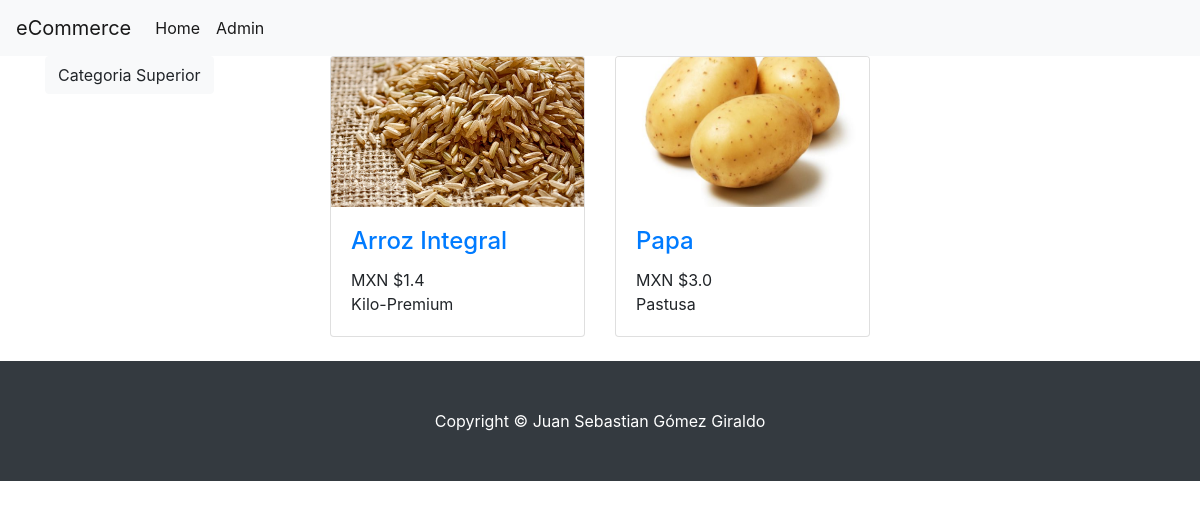
Page /2 on the earlier database version.
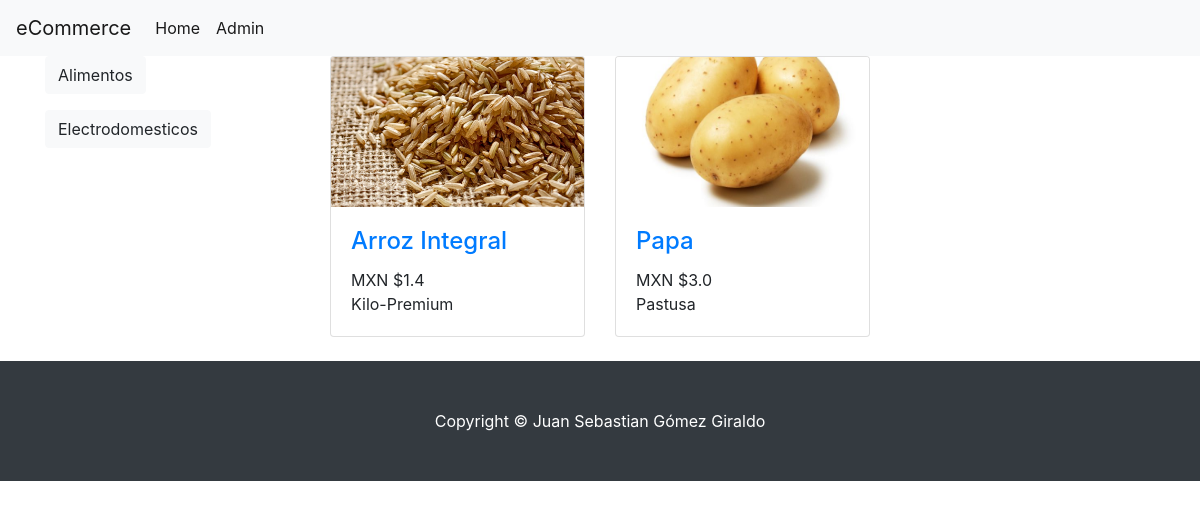
Same page on the later database version.
### gestionProductos/models.py (models this page shows, shortened)
class Category(models.Model):
    idC = models.BigAutoField(primary_key=True)
    parentCategory = models.ForeignKey('self',on_delete=models.CASCADE,null=True)
    name = models.CharField('Category', max_length = 100)
    image = models.ImageField(upload_to='photos_category',null=True)

class Product(models.Model):
    idP = models.BigAutoField(primary_key=True)
    name = models.CharField(max_length=50)
    description = models.CharField(max_length=100)
    weight = models.FloatField()
    prize = models.FloatField()
    category = models.ForeignKey(Category,on_delete=models.CASCADE)
    image = models.ImageField(upload_to='photos_products',null=True)

### gestionProductos/views.py (the view)
# urls.py: path('', views.categories, name='ListarCategorias'),
def categories(request,idC=None):
    Pro = None
    context = {}
    if idC is not None:
        Pro = Product.objects.filter(category_id = idC)
    cat = Category.objects.all().order_by('parentCategory')
    context["Categories"]=cat
    context["Products"]=Pro
    url= 'http://api.currencylayer.com/live?access_key=405e0a2e943e4174df8bb5881800e101&currencies=USD,AUD,CAD,PLN,MXN&format=1'
    response = requests.get(url)
    if(response.status_code == 200):
        print(response.json()["quotes"])
        quote = response.json()["quotes"]["USDMXN"] #Diccionario
        if Pro:
            for p in Pro:
                p.prize = p.prize*quote
    return render(request,'categories.htm',context)

### Catalogo_Productos/Templates/Categories.htm
{% extends "base.htm" %}
{% block content %}
<div class="container">
            <div class="row">
              <div class="col-lg-3">
                    {% if Categories %}
                        {% for cat in Categories %}
                            {% if cat.parentCategory %}
                                {% if cat.parentCategory.idC == 0 %}
                                    <p>
                                        <a class="btn btn-light" data-toggle="collapse" href="#{{cat.name}}" role="button" aria-expanded="false" aria-controls="{{cat.name}}">
                                            {{cat.name}}
                                        </a>
                                    </p>
                                {% else %}
                                    <div class="collapse" id="{{cat.parentCategory.name}}">
                                        <div class="card card-text">
                                            <a href="{{cat.idC}}" target="_self" rel="noopener noreferrer">{{cat.name}}</a>
                                        </div>
                                    </div>
                                {% endif %}
                            {% endif %}
                        {% endfor %}
                    {% else %}
                        No hay Categorias
                    {% endif %}
              </div>
                <div class="col-lg-9">
                    <div class="row">
                    {% for p in Products %}
                        <div class="col-lg-4 col-md-6 mb-4">
                            <div class="card h-100">
                            <a href="#"><img class="card-img-top" src="media/{{p.image}}" width=50 height=150 alt=""></a>
                            <div class="card-body">
                                <h4 class="card-title">
                                <a href="#">{{p.name}}</a>
                                </h4>MXN ${{p.prize}}</h5>
                                <p class="card-text">{{p.description}}</p>
                            </div>
                            </div>
                        </div>
                    {% endfor %}
                    </div>
                </div>
            </div>
        </div>
{% endblock %}

Differences in the rows shown:
changed Category: name "Categoria Superior" → "Alimentos"
added Category: name "Electrodomesticos"
